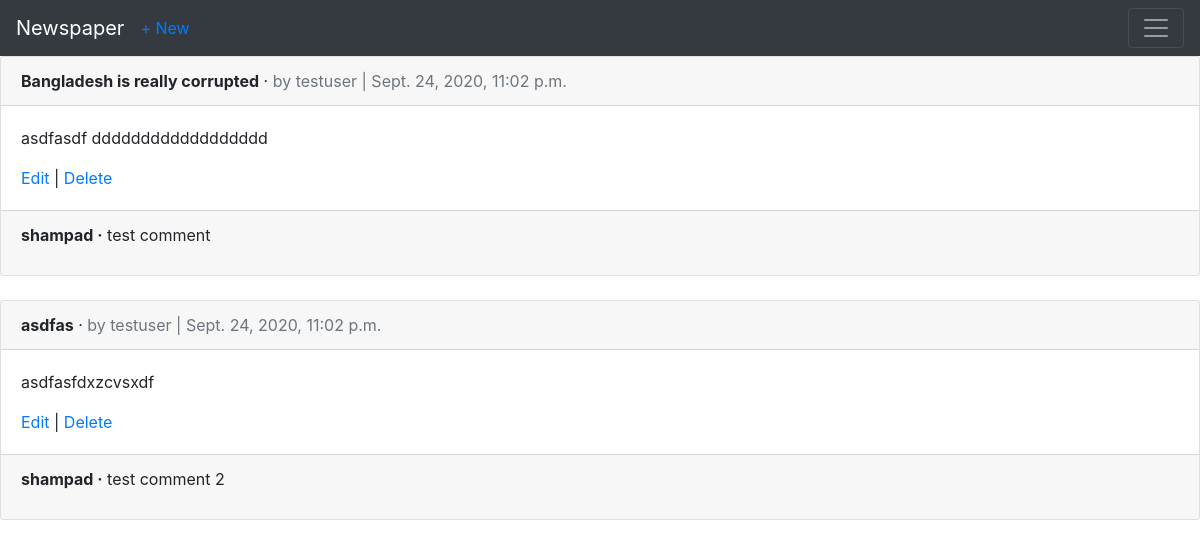
The page /articles/ (signed in) on the database its author committed.
### articles/models.py (models this page shows, shortened)
class Article(models.Model):
    title = models.CharField(max_length=255)
    body = models.TextField()
    date = models.DateTimeField(auto_now_add=True,null=True, blank=True)
    author = models.ForeignKey(
        get_user_model(),
        on_delete=models.CASCADE,
    )

class Comment(models.Model):
    article = models.ForeignKey(Article,
     on_delete=models.CASCADE,
     related_name= 'comments')
    comment = models.CharField(max_length=140)
    author = models.ForeignKey(
        get_user_model(),
        on_delete = models.CASCADE,
    )
    def __str__(self):
        return self.comment

### users/models.py (models this page shows)
class CustomUser(AbstractUser):
    age = models.PositiveIntegerField(null=True, blank=True)

### articles/views.py (the view)
# urls.py: path('', ArticleListView.as_view(), name = 'article_list'),
class ArticleListView(LoginRequiredMixin, ListView):
    model = Article
    template_name = 'article_list.html'
    login_url = 'login'

### templates/article_list.html (shortened to what this page needs)
{% extends 'base.html' %}
{% block content %}
{% for article in object_list %}
<div class="card">
    <div class="card-header">
        <span class="font-weight-bold">{{ article.title }}</span> &middot;
        <span class="text-muted">by {{ article.author }} |
            {{ article.date }}</span>
    </div>
    <div class="card-body">
        <p>{{ article.body }}</p>
        <a href="{% url 'article_edit' article.pk %}">Edit</a> |
         <a href="{% url 'article_delete' article.pk %}">Delete</a>
    </div>
    <div class="card-footer">
        {% for comment in article.comments.all %}
        <p>
            <span class="font-weight-bold">{{ comment.author }} &middot;</span>
            {{ comment }}
        </p>
        {% endfor %}
    </div>
</div>
<br />
{% endfor %}
{% endblock content %}

### templates/base.html (shortened to what this page needs)
<!doctype html>
<html lang="en">
  <head>
    <link rel="stylesheet" href="https://maxcdn.bootstrapcdn.com/bootstrap/4.0.0/css/bootstrap.min.css">
  </head>
  <body>
    <nav class="navbar navbar-dark bg-dark">
        <a class="navbar-brand" href="{% url 'home' %}">Newspaper</a>
        {% if user.is_authenticated %}
        <ul class="navbar-nav mr-auto">
          <li class="nav-item"><a href="{% url 'article_new' %}">+ New</a></li>
      </ul>
      {% endif %}
  <button class="navbar-toggler" type="button" data-toggle="collapse" data-target="#navbarText" aria-controls="navbarText" aria-expanded="false" aria-label="Toggle navigation">
    <span class="navbar-toggler-icon"></span>
  </button>
      </nav>
{% block content %}
{% endblock %}
    <script src="https://maxcdn.bootstrapcdn.com/bootstrap/4.0.0/js/bootstrap.min.js"></script>  </body>
</html>

### rows shown on the page
Article: title "Bangladesh is really corrupted", author "testuser", date "Sept. 24, 2020, 11:02 p.m.", body "asdfasdf dddddddddddddddddd"
Comment: author "shampad", comment "test comment"
Article: title "asdfas", author "testuser", date "Sept. 24, 2020, 11:02 p.m.", body "asdfasfdxzcvsxdf"
Comment: author "shampad", comment "test comment 2"
